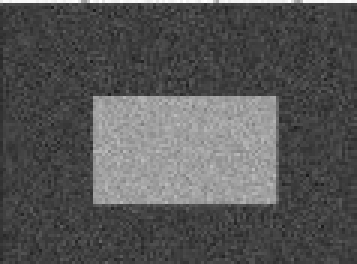
#> input picture src/Images and Videos/otsu.jpg, 119 x 88 px (shown 3 times larger)
$ python 'Otsu Thresholding.py'
#> lines starting #> are read from the running program, lines starting #| are printed output that depends on the picture; after the words box and inside, x2 and y2 are one past the last pixel; in counts of white or black regions, pixels touching at a corner belong together
import cv2
import numpy as np
import matplotlib.pyplot as plt

img = cv2.imread('../Images and Videos/otsu.jpg')
#> img is the input picture: shape (88, 119, 3); min 25, max 255, mean 86.1

grayscale = cv2.cvtColor(img,cv2.COLOR_BGR2GRAY)

ret1, thresh1 = cv2.threshold(grayscale,127,255, cv2.THRESH_BINARY)
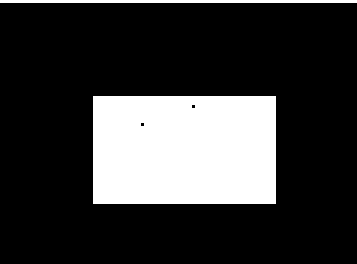
#> thresh1: shape (88, 119) (shown 3 times larger); 22.1% white; 2 white regions, box (x1, y1, x2, y2) and area: (31, 32, 92, 68) 2194, (0, 0, 119, 1) 119

ret2, thresh2 = cv2.threshold(grayscale, 127, 255, cv2.THRESH_BINARY+cv2.THRESH_OTSU)
#> thresh2: shape (88, 119); 22.2% white; 2 white regions, box (x1, y1, x2, y2) and area: (31, 32, 93, 68) 2201, (0, 0, 119, 1) 119
#> ret2 = 113

gauss_img = cv2.GaussianBlur(grayscale, (5,5), 0)
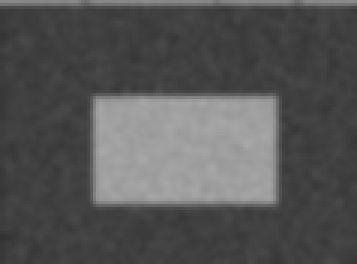
#> gauss_img: shape (88, 119) (shown 3 times larger); min 51, max 168, mean 85.5
ret3, thresh3 = cv2.threshold(gauss_img, 127,255, cv2.THRESH_BINARY+cv2.THRESH_OTSU)
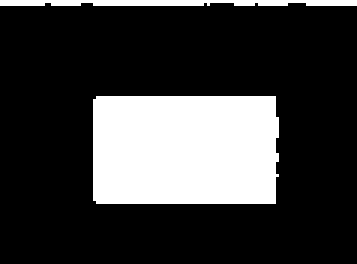
#> thresh3: shape (88, 119) (shown 3 times larger); 23.1% white; 2 white regions, box (x1, y1, x2, y2) and area: (31, 32, 93, 68) 2205, (0, 0, 119, 2) 216
#> ret3 = 109

images = [img,thresh1, thresh2, thresh3]

titles = ['Original image','Global Thresholding (v=127)', "Otsu's Thresholding", "Otsu's Thresholding with Gaussian Blur"]

plt.figure(figsize=(10,5))
for i in range(4):
    plt.subplot(2,2,(i+1))
    plt.imshow(images[i],'gray')
    plt.xlabel(titles[i])

plt.show()
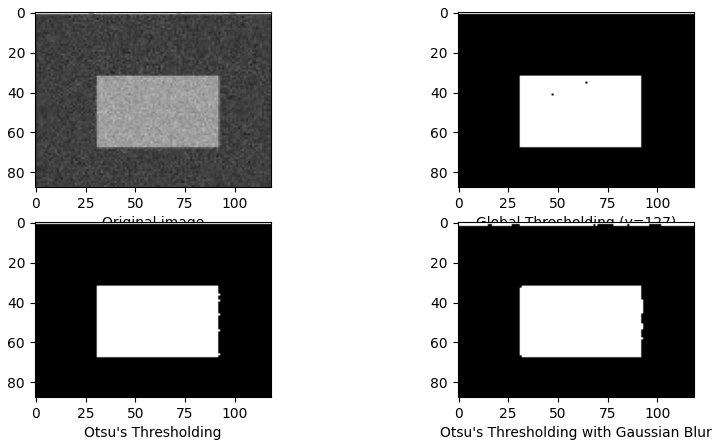
#> figure drawn by matplotlib, 4 panels

$ run again, with src/Images and Videos/Building.jpg copied over src/Images and Videos/otsu.jpg
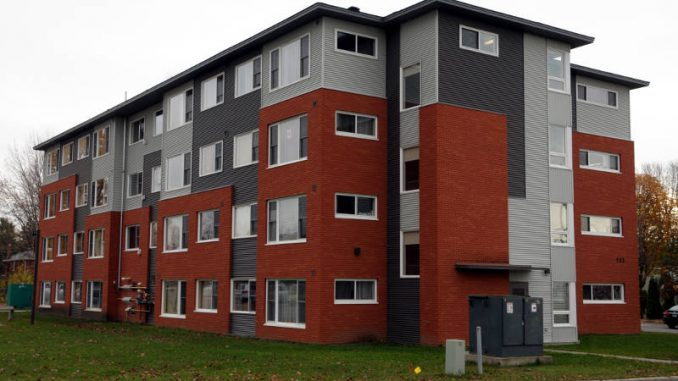
#> input picture src/Images and Videos/Building.jpg, 678 x 381 px
#> img is the input picture: shape (381, 678, 3); mean B, G, R 88.4, 96.5, 112.9
#> `ret1, thresh1 = cv2.threshold(grayscale,127,255, cv2.THRESH_BINARY)`:
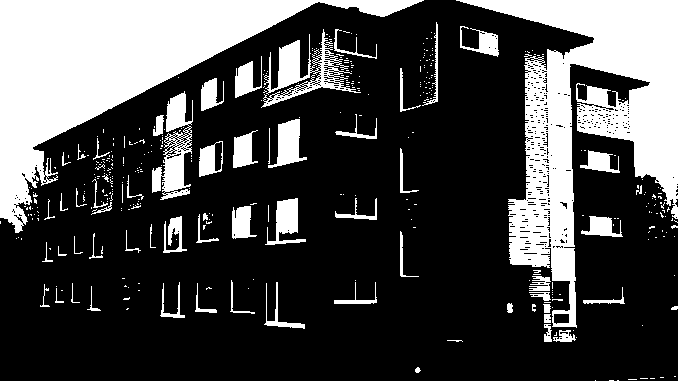
#> thresh1: shape (381, 678); 28.4% white; 394 white regions (331 under 20 px), largest, box (x1, y1, x2, y2) and area: (0, 0, 424, 233) 29987, (456, 0, 678, 328) 27256, (261, 29, 361, 108) 2306
#> thresh2: shape (381, 678); 25.3% white; 446 white regions (387 under 20 px), largest, box (x1, y1, x2, y2) and area: (0, 0, 424, 233) 29674, (457, 0, 678, 206) 15787, (525, 89, 574, 247) 4587
#> ret2 = 139
#> `ret3, thresh3 = cv2.threshold(gauss_img, 127,255, cv2.THRESH_BINARY+cv..`:
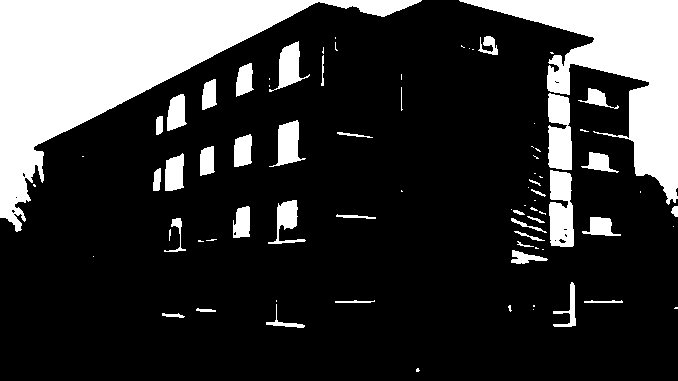
#> thresh3: shape (381, 678); 22.2% white; 80 white regions (40 under 20 px), largest, box (x1, y1, x2, y2) and area: (0, 0, 422, 232) 29672, (459, 0, 678, 205) 15173, (549, 170, 574, 247) 1592
#> ret3 = 145
